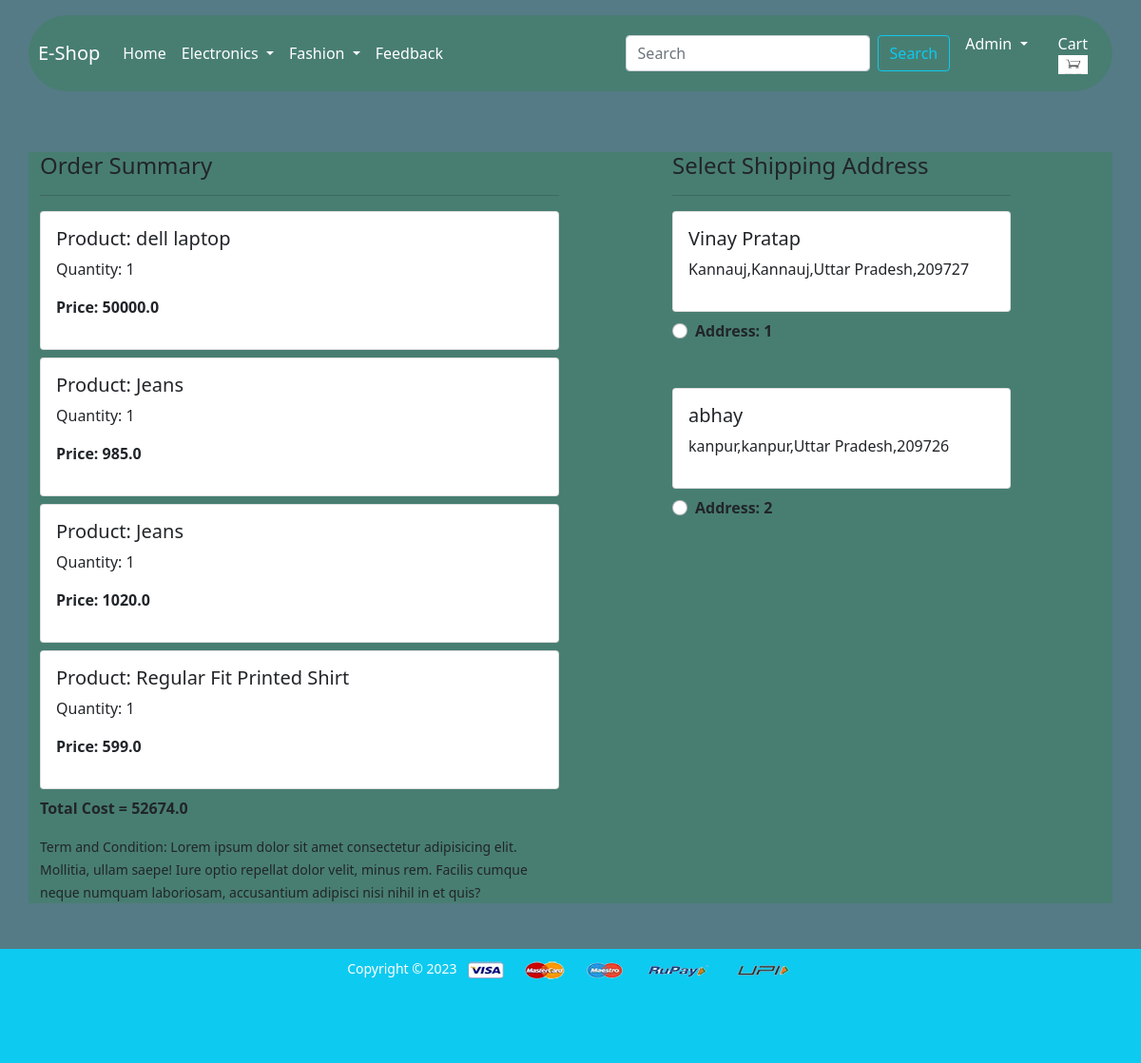
Page /checkout/ (signed in) on the committed database.
### app/models.py (models this page shows, shortened)
class Cart(models.Model):
    user = models.ForeignKey(User, on_delete=models.CASCADE)
    product = models.ForeignKey(Product, on_delete=models.CASCADE)
    quantity = models.PositiveIntegerField(default=1)

class Product(models.Model):
    title = models.CharField(max_length=200)
    selling_price = models.FloatField()
    discounted_price = models.FloatField()
    description = models.TextField()
    brand = models.CharField(max_length=50)
    category = models.CharField(choices=CATEGORY_CHOICES, max_length=2)
    product_image = models.ImageField(upload_to='productimg')

class Customer(models.Model):
    user = models.ForeignKey(User, on_delete=models.CASCADE)
    name = models.CharField(max_length=200)
    locality = models.CharField(max_length=200)
    city = models.CharField(max_length=50)
    zipcode = models.IntegerField()
    state = models.CharField(choices=STATE_CHOICES, max_length=50)

### app/views.py (the view)
# urls.py: path('checkout/', views.checkout, name='checkout'),
def checkout(request):
    user = request.user
    add = Customer.objects.filter(user=user)
    cart_items = Cart.objects.filter(user=user)
    amount = 0.0
    shipping_amount = 70.0
    totalamount = 0.0
    cart_product = [p for p in Cart.objects.all() if p.user==request.user]
    if cart_product:
        for p in cart_product:
            temp_amount = (p.quantity*p.product.discounted_price)
            amount+=temp_amount
        totalamount = amount+shipping_amount
    return render(request, 'app/checkout.html',{'add':add,'totalamount':totalamount, 'cart_items':cart_items,'discounted_price':p.product.discounted_price})

### app/templates/app/checkout.html (shortened to what this page needs)
{% extends 'app/base.html' %}
{% load static %}
{% block main-content %}
<div class="container">
  <div class="row mt-5">
    <div class="col-sm-6">
      <h4>Order Summary</h4>
      <hr>
      {% for item in cart_items %}
      <div class="card mb-2">
        <div class="card-body">
          <h5>Product: {{item.product.title}}</h5>
          <p>Quantity: {{item.quantity}}</p>
          <p class="fw-bold">Price: {{item.product.discounted_price}}</p>
        </div>
      </div>
      {% endfor %}
      <p class="fw-bold">Total Cost = {{totalamount}}</p>
      <small>Term and Condition: Lorem ipsum dolor sit amet consectetur adipisicing elit. Mollitia, ullam saepe! Iure
        optio repellat dolor velit, minus rem. Facilis cumque neque numquam laboriosam, accusantium adipisci nisi nihil
        in et quis?</small>
    </div>
    <div class="col-sm-4 offset-sm-1">
      <h4>Select Shipping Address</h4>
      <hr>
      <form action="/paymentdone" id="myform">
        {% for ad in add %}
        <div class="card">
          <div class="card-body">
            <h5>{{ad.name}}</h5>
            <p>{{ad.locality}},{{ad.city}},{{ad.state}},{{ad.zipcode}}</p>
          </div>
        </div>
        <div class="form-check mt-2 mb-5">
          <input class="form-check-input" type="radio" value="{{ad.id}}" id="custadd{{forloop.counter}}" name="custid">
          <label class="form-check-label fw-bold" for="custadd{{forloop.counter}}">
            Address: {{forloop.counter}} </label>
        </div>
        {% endfor %}
      </form>
    </div>
  </div>
</div>
{% endblock main-content %}

### app/templates/app/base.html (shortened to what this page needs)
{% load static%}
<!doctype html>
{% load static %}
<html lang="en">
<head>
  <link href="https://cdn.jsdelivr.net/npm/bootstrap@5.0.0-beta1/dist/css/bootstrap.min.css" rel="stylesheet"
>
  <link rel="stylesheet" href="{% static 'app/css/owl.carousel.min.css' %}">
  <link rel="stylesheet" href="{% static 'app/css/all.min.css' %}">
  <link rel="stylesheet" href="{% static 'app/css/style.css' %}">
</head>
<body>
  <nav class="navbar py-lg-3 navbar-expand-lg navbar-dark ">
    <div class="container nv">
      <a class="navbar-brand" href="/">E-Shop</a>
      <div class="collapse navbar-collapse" id="navbarSupportedContent">
        <ul class="navbar-nav me-auto mb-2 mb-lg-0">
          <li class="nav-item">
            <a class="nav-link active" aria-current="page" href="/">Home</a>
          </li>
          <li class="nav-item dropdown">
            <a class="nav-link dropdown-toggle text-white" href="#" id="electronicsDropdown" role="button"
              data-bs-toggle="dropdown" aria-expanded="false">
              Electronics
            </a>
          </li>
          <li class="nav-item dropdown">
            <a class="nav-link dropdown-toggle text-white" href="#" id="fashionDropdown" role="button"
              data-bs-toggle="dropdown" aria-expanded="false">
              Fashion
            </a>
          </li>
          <li class="nav-item">
            <a class="nav-link active" aria-current="page" href="{% url 'feedback' %}">Feedback</a>
          </li>
        </ul>
        <form  method="POST" action="{% url 'search' %}" class="d-flex">
          <input class="form-control me-2" type="search" placeholder="Search" aria-label="Search" name="search">
          <button class="btn btn-outline-info" type="submit">Search</button>
        </form>
        <div>
          <ul class="navbar-nav me-auto mb-2 mb-lg-0">
            {% if request.user.is_authenticated %}
            <li class="nav-item dropdown mx-2">
              <a class="nav-link dropdown-toggle text-white" href="#" id="profileDropdown" role="button"
                data-bs-toggle="dropdown" aria-expanded="false">
                <span class="text-capitalize">{{request.user}}</span>
              </a>
            </li>
            <li class="nav-item mx-2">
              <a href="{% url 'showcart' %}" class="nav-link text-white"> Cart <span><img src="{% static 'app/images/cart/cart.jpg' %}" class="d-block w-100" alt="..." style="height:20px" width="20px";></span>
              </a>
            </li>
            {% endif %}
          </ul>
        </div>
      </div>
    </div>
  </nav>
  {% block main-content %} {% endblock main-content %}
  <footer class="container-fluid bg-info text-center p-2 mt-5 ft">
    <small class="text-white">Copyright &copy; 2023</small>
    <img src="{% static 'app/images/payment.png' %}" alt="" srcset="" class="img-fluid" height="2px">
  </footer>
</body>
</html>

### app/static/app/css/style.css (style rules this page uses)
body { background-color: rgb(85, 123, 134); }
.container { background-color: rgb(72, 126, 114); outline-color: rgb(4, 65, 70); }
.nv { border-radius: 50px; padding: 10px; }
footer { background-color: rgb(85, 123, 134); height: 120px; }

### rows in the picture
Cart: product "dell laptop", quantity "1", product.discounted_price "50000.0"
Cart: product "Jeans", quantity "1", product.discounted_price "985.0"
Cart: product "Jeans", quantity "1", product.discounted_price "1020.0"
Cart: product "Regular Fit Printed Shirt", quantity "1", product.discounted_price "599.0"
Customer: name "Vinay Pratap", locality "Kannauj", city "Kannauj", state "Uttar Pradesh", zipcode "209727"
Customer: name "abhay", locality "kanpur", city "kanpur", state "Uttar Pradesh", zipcode "209726"

### other values in the picture
{{ request.user }} "Admin"
{{ totalamount }} "52674.0"
